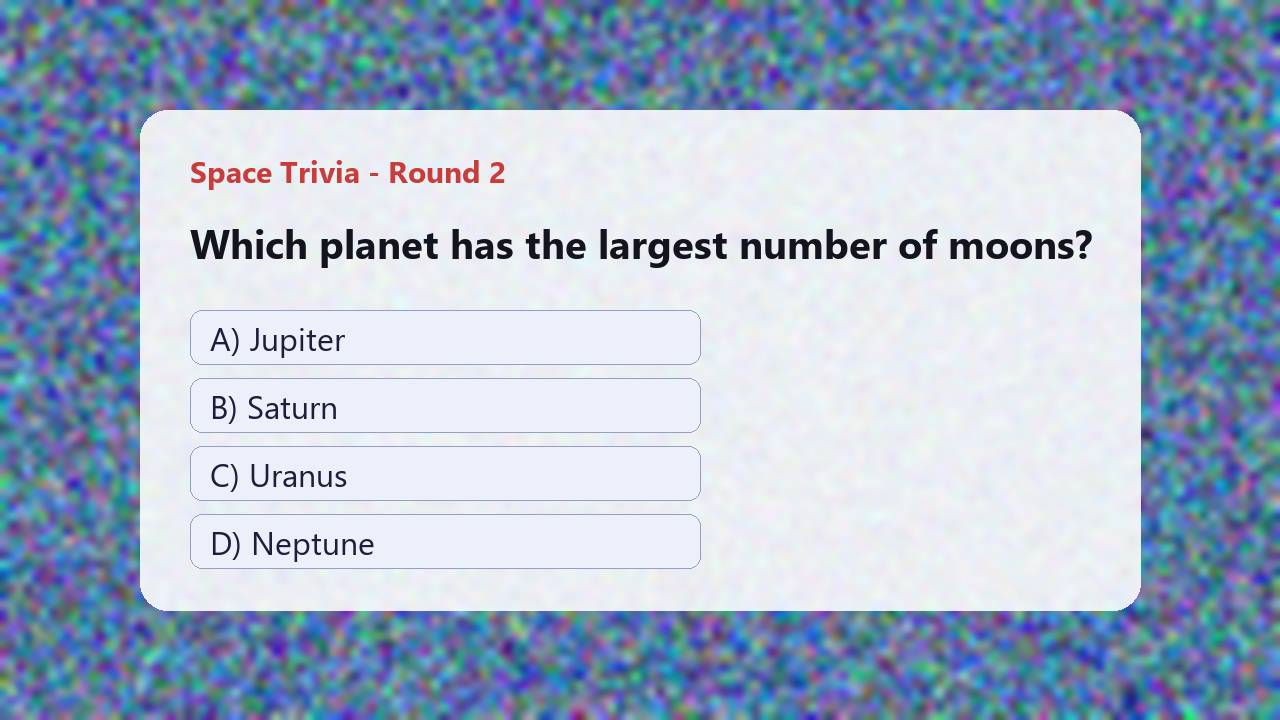
#> input picture backend/tests/fixtures/image_question.jpg, 1280 x 720 px; its folder holds only this picture in this run
$ python -i ocr.py   (imports and definitions only)
#> lines starting #> are read from the running program, lines starting #| are printed output that depends on the picture
#> further down, picture is the input picture: shape (720, 1280, 3); mean B, G, R 202.4, 180.6, 165.5
"""OCR with OpenCV preprocessing.

Default engine: RapidOCR (PaddleOCR models on ONNX Runtime; no native install needed).
Optional engine: Tesseract (if the binary + `ara`/`fra` traineddata are installed) for
Arabic-script and accent-heavy screens.
"""
from __future__ import annotations

import logging
import shutil
import subprocess
import tempfile
import threading
from dataclasses import dataclass

import cv2
import numpy as np

log = logging.getLogger(__name__)


@dataclass
class TextBox:
    text: str
    conf: float
    x: int
    y: int
    w: int
    h: int

    @property
    def cy(self) -> float:
        return self.y + self.h / 2


def preprocess(img: np.ndarray) -> tuple[np.ndarray, float]:
    """Normalise an arbitrary screenshot / frame for OCR. Returns (image, scale)."""
    if img.ndim == 2:
        img = cv2.cvtColor(img, cv2.COLOR_GRAY2BGR)
    elif img.shape[2] == 4:
        img = cv2.cvtColor(img, cv2.COLOR_BGRA2BGR)
    h, w = img.shape[:2]
#> h = 720; w = 1280
    scale = 1.0
    # Small text is the #1 OCR failure; upscale small images, downscale huge ones.
    if max(h, w) < 900:
        scale = 900 / max(h, w)
    elif max(h, w) > 2200:
        scale = 2200 / max(h, w)
    if scale != 1.0:
        img = cv2.resize(img, None, fx=scale, fy=scale,
                         interpolation=cv2.INTER_CUBIC if scale > 1 else cv2.INTER_AREA)
    # Contrast-limited histogram equalisation on luminance (handles washed-out video frames)
    lab = cv2.cvtColor(img, cv2.COLOR_BGR2LAB)
#> lab: shape (720, 1280, 3); mean of channels 0, 1, 2 185.2, 128.9, 115
    l, a, b = cv2.split(lab)
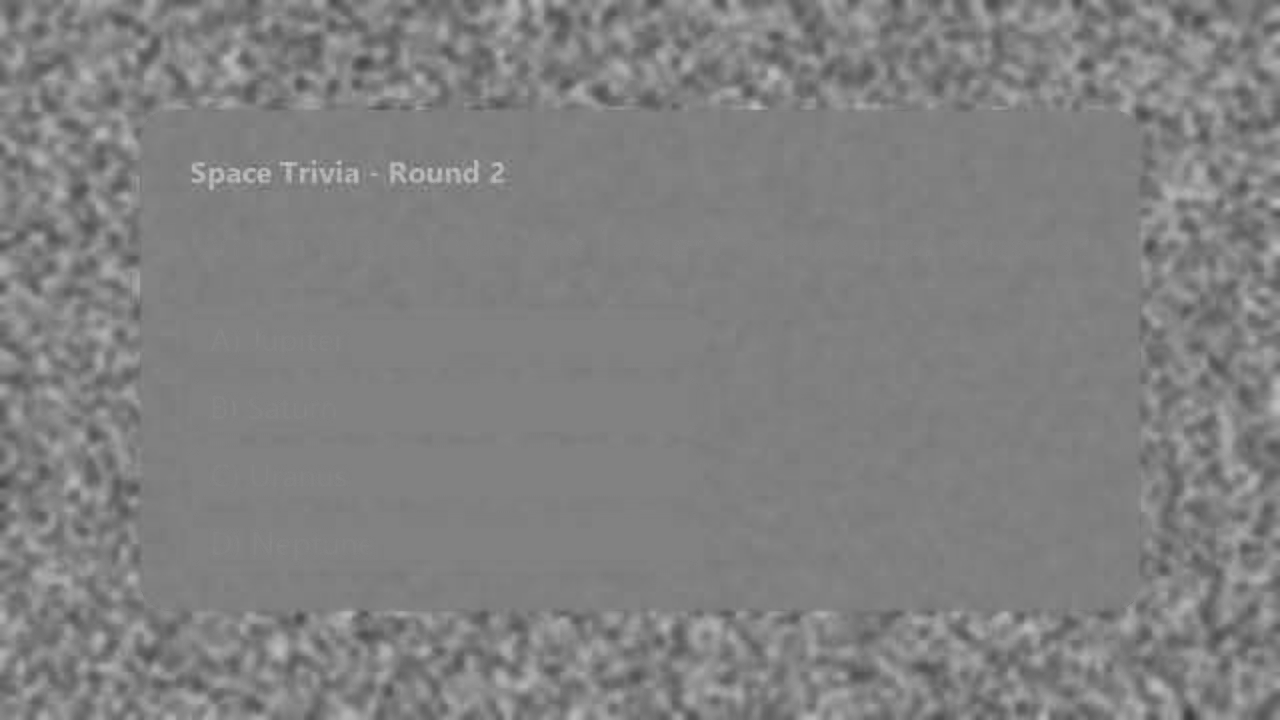
#> a: shape (720, 1280); min 58, max 198, mean 128.9
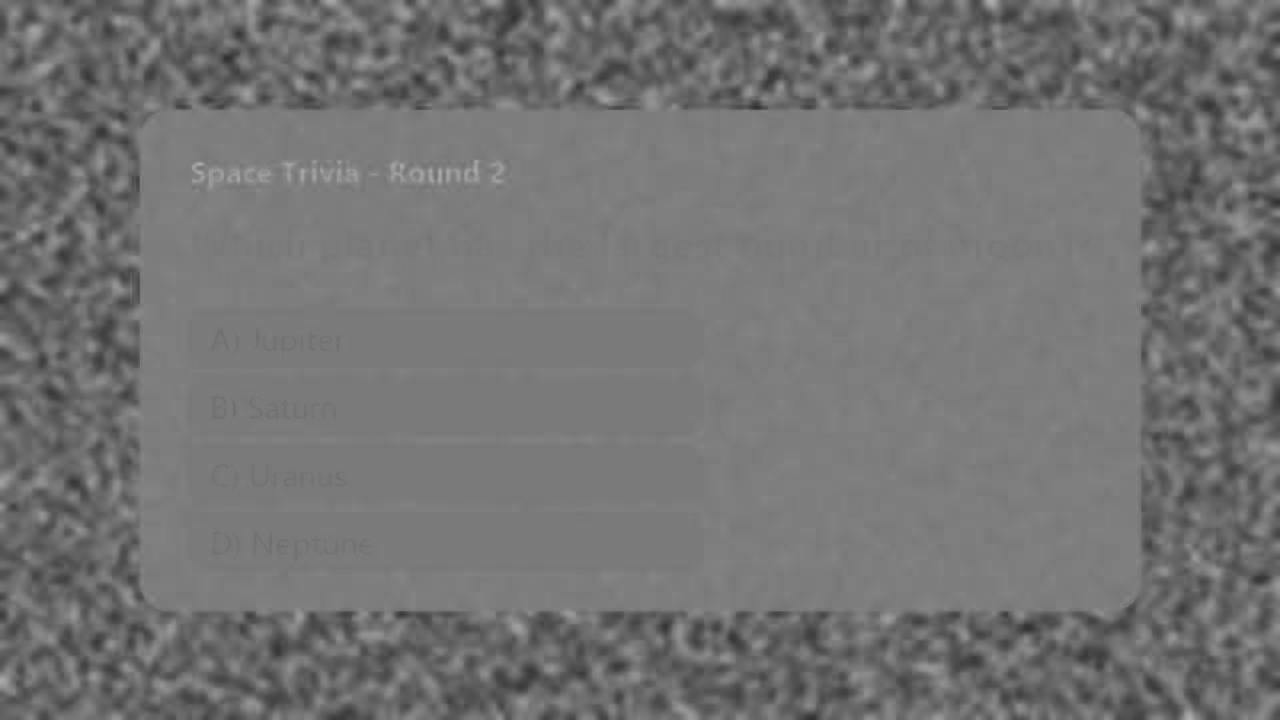
#> b: shape (720, 1280); min 47, max 175, mean 115
    l = cv2.createCLAHE(clipLimit=2.0, tileGridSize=(8, 8)).apply(l)
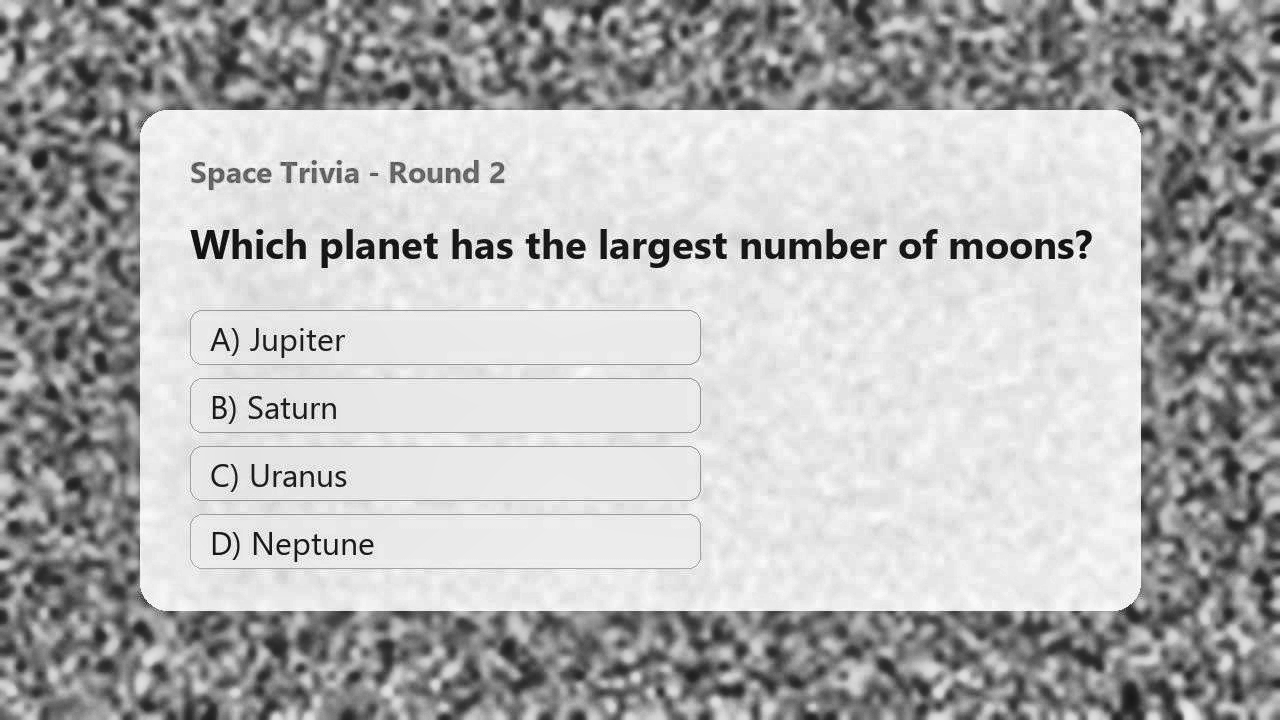
#> l: shape (720, 1280); min 1, max 255, mean 179.1
    img = cv2.cvtColor(cv2.merge([l, a, b]), cv2.COLOR_LAB2BGR)
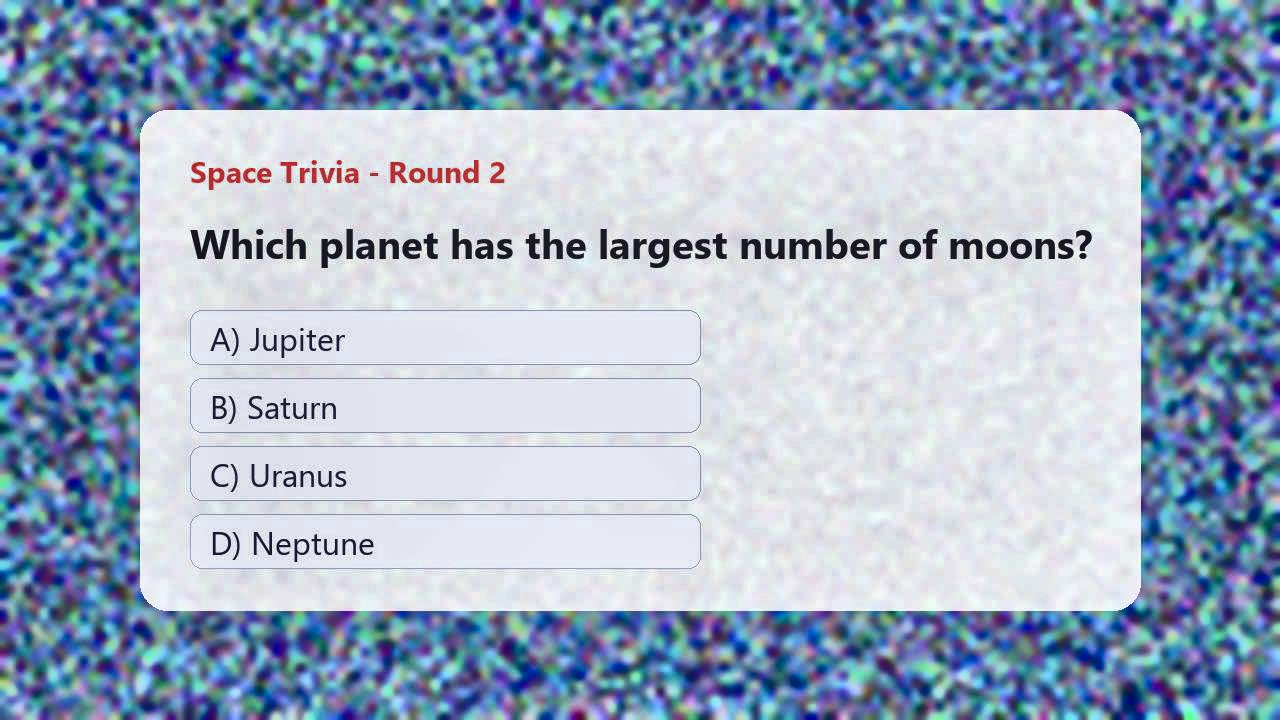
#> img: shape (720, 1280, 3); mean B, G, R 195.9, 174.5, 158.7
    # Light edge-preserving smoothing for compression artefacts (cheap, unlike NL-means)
    img = cv2.bilateralFilter(img, 5, 30, 5)
    return img, scale


class OcrEngine:
    def recognize(self, img: np.ndarray) -> list[TextBox]:
        raise NotImplementedError


class RapidOcrEngine(OcrEngine):
    # [18 lines left out: functions __init__, recognize, not called in this run]


class TesseractEngine(OcrEngine):
    # [30 lines left out: functions __init__, recognize, not called in this run]


_engine: OcrEngine | None = None
_engine_lock = threading.Lock()


# [76 lines left out: functions get_engine, boxes_to_text, not called in this run]

>>> import cv2
>>> picture = cv2.imread('../tests/fixtures/image_question.jpg')
>>> result = preprocess(picture)

$ run again, on backend/tests/fixtures/image_math.png
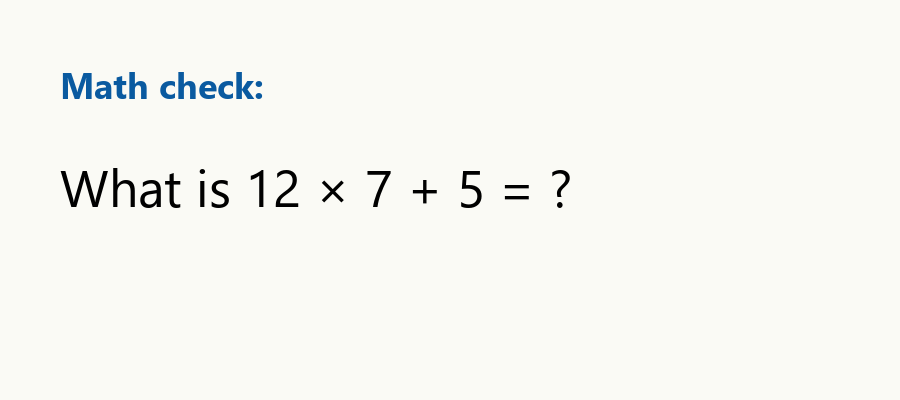
#> input picture backend/tests/fixtures/image_math.png, 900 x 400 px
#> picture is the input picture: shape (400, 900, 3); mean B, G, R 242.2, 246.7, 246.2
#> lab: shape (400, 900, 3); mean of channels 0, 1, 2 246.7, 127, 129.7
#> in preprocess, `l, a, b = cv2.split(lab)`:
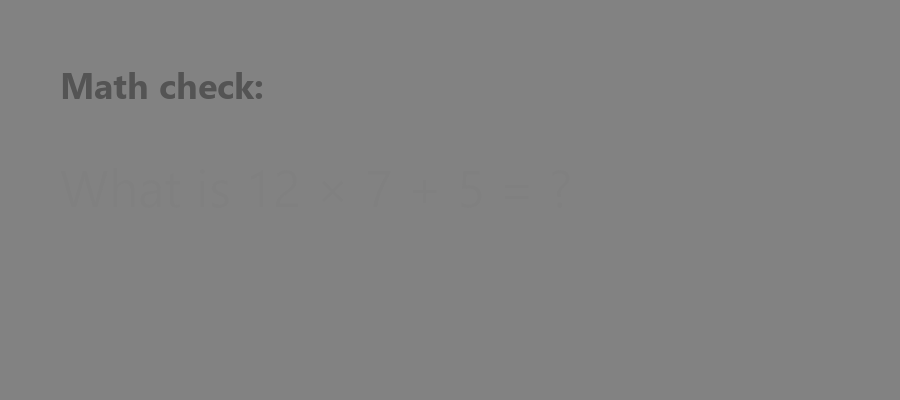
#> b: shape (400, 900); min 84, max 130, mean 129.7
